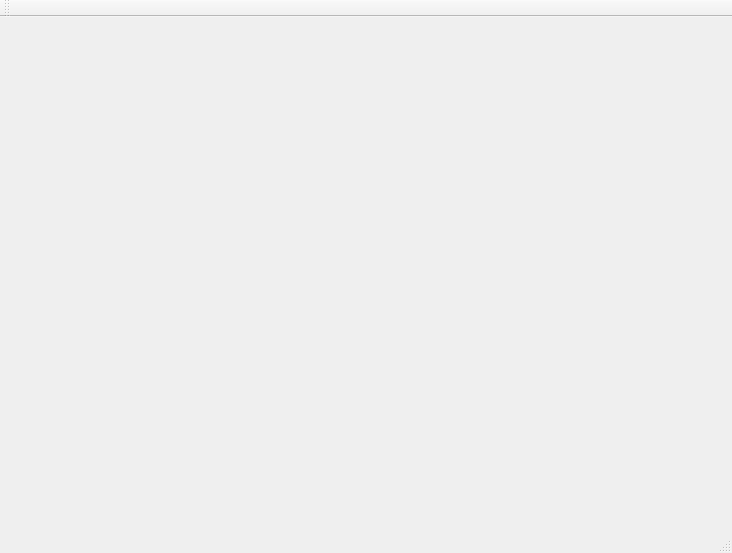
<?xml version="1.0" encoding="UTF-8"?>
<ui version="4.0">
 <class>FLB_AVOperatorClass</class>
 <widget class="QMainWindow" name="FLB_AVOperatorClass">
  <property name="geometry">
   <rect>
    <x>0</x>
    <y>0</y>
    <width>732</width>
    <height>553</height>
   </rect>
  </property>
  <property name="windowTitle">
   <string>FLB_AVOperator</string>
  </property>
  <widget class="QWidget" name="centralWidget"/>
  <widget class="QMenuBar" name="menuBar">
   <property name="geometry">
    <rect>
     <x>0</x>
     <y>0</y>
     <width>732</width>
     <height>23</height>
    </rect>
   </property>
  </widget>
  <widget class="QToolBar" name="mainToolBar">
   <attribute name="toolBarArea">
    <enum>TopToolBarArea</enum>
   </attribute>
   <attribute name="toolBarBreak">
    <bool>false</bool>
   </attribute>
  </widget>
  <widget class="QStatusBar" name="statusBar"/>
 </widget>
 <layoutdefault spacing="6" margin="11"/>
 <resources>
  <include location="flb_avoperator.qrc"/>
 </resources>
 <connections/>
</ui>
